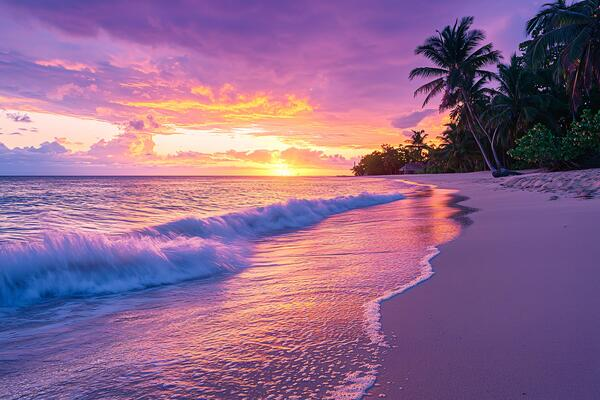
#> input picture image.jpg, 600 x 400 px
$ jupyter execute --allow-errors lab6.ipynb
#> lines starting #> are read from the running program, lines starting #| are printed output that depends on the picture
[cell 1]
import numpy as np
import numba
from numba import cuda
import matplotlib.pyplot as plt
import math
from PIL import Image

[cell 2]
img = plt.imread('./image.jpg')
#> img is the input picture: shape (400, 600, 3); mean R, G, B 143.6, 103.6, 140.4
plt.imshow(img)
plt.show()

#> (a cell that did not finish here is left out)

#> (a cell that did not finish here is left out)

[cell 5]
img1 = plt.imread('image.jpg')
img2 = Image.open('image2.jpg')
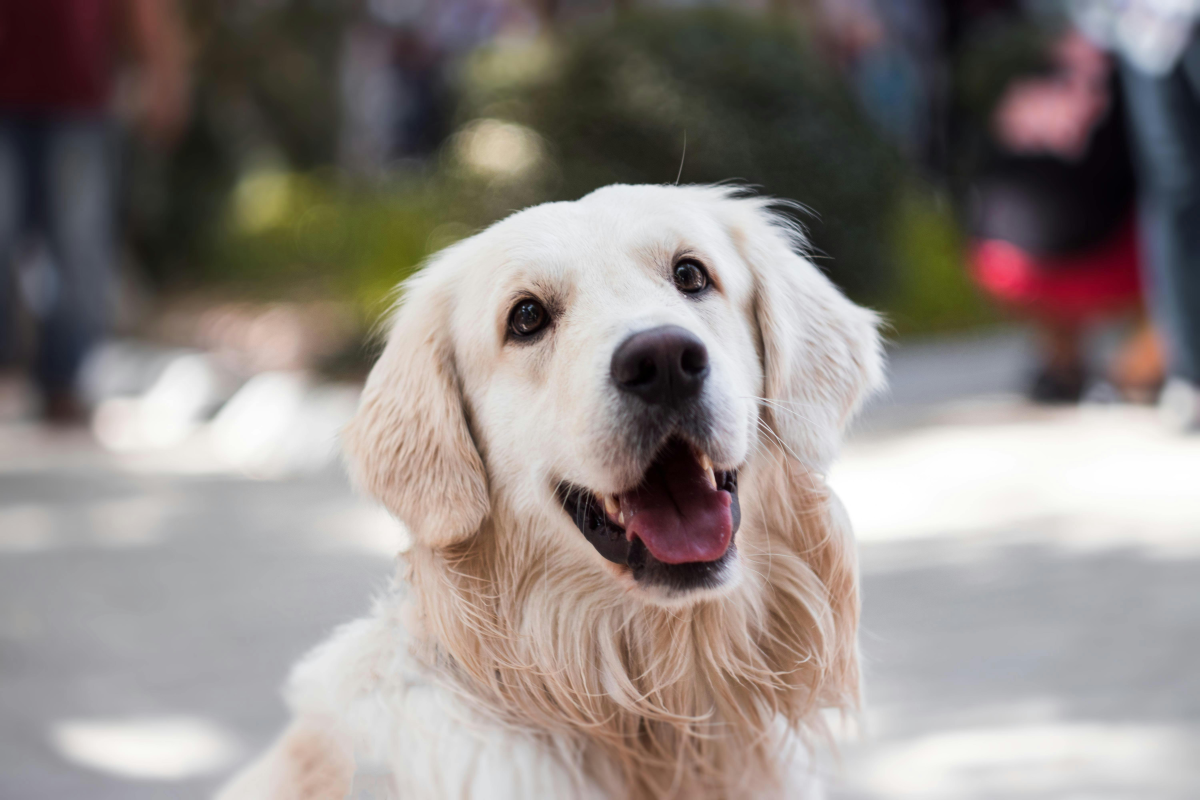
#> input picture image2.jpg, 6000 x 4000 px (shown at 1/5 size)
#> img2 is the input picture: PIL image 6000x4000 RGB; mean R, G, B 143.1, 135.1, 131.2
img2_resized = img2.resize((img1.shape[1], img1.shape[0]))
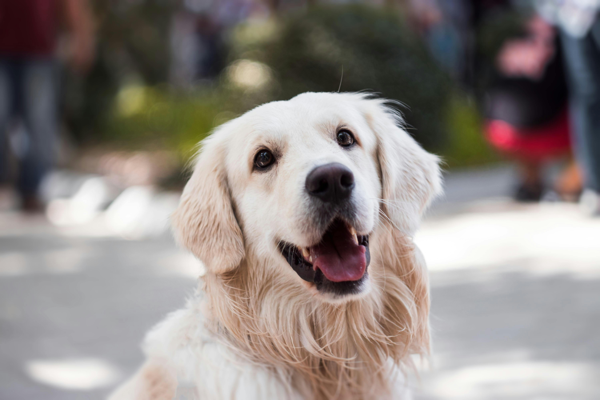
#> img2_resized: PIL image 600x400 RGB; mean R, G, B 143.1, 135.1, 131.2
img2_resized = np.array(img2_resized)
plt.imshow(img2_resized)
plt.show()
